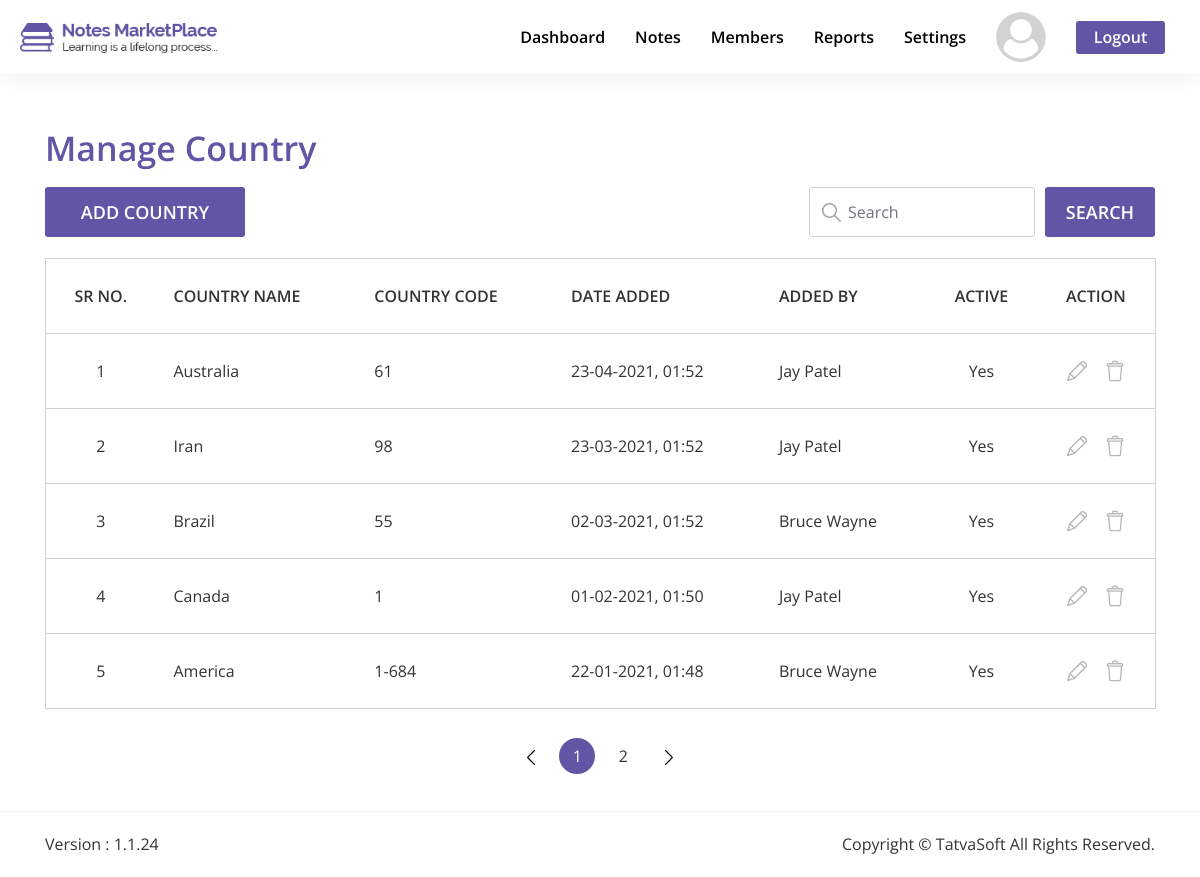
Page /Admin/html/manage-country.php (signed in) on the committed database.
### tables this page shows
CREATE TABLE `system_configuration` (
  `SysConfigID` int(11) NOT NULL,
  `Key` varchar(100) NOT NULL,
  `Value` mediumtext NOT NULL,
  `CreatedDate` datetime DEFAULT current_timestamp(),
  `CreatedBy` int(11) DEFAULT NULL,
  `ModifiedDate` datetime DEFAULT NULL ON UPDATE current_timestamp(),
  `ModifiedBy` int(11) DEFAULT NULL,
  `IsActive` bit(1) NOT NULL DEFAULT b'1'
);

CREATE TABLE `countries` (
  `CountryID` int(11) NOT NULL,
  `Name` varchar(100) NOT NULL,
  `CountryCode` varchar(100) NOT NULL,
  `CreatedDate` datetime DEFAULT current_timestamp(),
  `CreatedBy` int(11) DEFAULT NULL,
  `ModifiedDate` datetime DEFAULT NULL ON UPDATE current_timestamp(),
  `ModifiedBy` int(11) DEFAULT NULL,
  `IsActive` bit(1) NOT NULL DEFAULT b'1'
);

CREATE TABLE `users` (
  `UserID` int(11) NOT NULL,
  `RoleID` int(11) NOT NULL DEFAULT 3,
  `FirstName` varchar(50) NOT NULL,
  `LastName` varchar(50) NOT NULL,
  `EmailID` varchar(100) NOT NULL,
  `Password` varchar(24) NOT NULL,
  `IsEmailVerified` bit(1) NOT NULL DEFAULT b'0',
  `CreatedDate` datetime DEFAULT current_timestamp(),
  `CreatedBy` int(11) DEFAULT NULL,
  `ModifiedDate` datetime DEFAULT NULL ON UPDATE current_timestamp(),
  `ModifiedBy` int(11) DEFAULT NULL,
  `IsActive` bit(1) NOT NULL DEFAULT b'1'
);

### Admin/includes/user-dp.php (called while the page is built, shortened)
<?php
if (isset($_SESSION['UserLoggedIn'])) {
    $UserID = $_SESSION['UserID'];
    $profile_query = "SELECT * FROM users u JOIN user_profile up ON u.UserID = up.UserID WHERE u.UserID = {$UserID} ";
    $profile_query_result = mysqli_query($connection, $profile_query);
    $get_default_dp = mysqli_query($connection, "SELECT * FROM system_configuration c WHERE c.Key = 'DefaultMemberDisplayPicture' ");
    $get_default_dp_path = mysqli_fetch_assoc($get_default_dp)['Value'];
    if (mysqli_num_rows($profile_query_result) != 0) {
        $getUserDP = "SELECT ProfilePicture FROM user_profile WHERE UserID = {$UserID} ";
        $getUserDP_query = mysqli_query($connection, $getUserDP);
        confirmQuery($getUserDP_query);
        $getUserDP_row = mysqli_fetch_assoc($getUserDP_query);
        $DP_name = $getUserDP_row['ProfilePicture'];
        if ($DP_name != null) {
            $user_dp_path = $DP_name;
        } else {
            $user_dp_path = $get_default_dp_path;
        }
    } else {
        $user_dp_path = $get_default_dp_path;
    }
}

### Admin/html/manage-country.php (the view, shortened to what this page needs)
<?php include "../includes/head.php"; ?>
<body>
    <section id="manage-country" class="admin-manage-page">
        <div class="only-white-nav extra-style-nav only-white-nav-with-mb">
            <header class="site-header">
                <div class="header-wrapper">
                    <div class="logo-wrapper">
                        <a href="dashboard.php" title="Site Logo">
                            <img src="../images/logo/dark-logo.png" alt="Logo">
                        </a>
                    </div>
                    <div class="navigation-wrapper">
                        <nav class="main-nav">
                            <ul class="menu-navigation">
                                <li>
                                    <a class="hover-bottom-border" href="dashboard.php">Dashboard</a>
                                </li>
                                <li>
                                    <div class="dropdown notes-btn-dropdown">
                                        <a class="hover-bottom-border" role="button" id="notes-dropdown-lable" data-toggle="dropdown" aria-haspopup="true" aria-expanded="false">Notes</a>
                                    </div>
                                </li>
                                <li>
                                    <a class="hover-bottom-border" href="members.php">Members</a>
                                </li>
                                <li>
                                    <div class="dropdown reports-btn-dropdown">
                                        <a class="hover-bottom-border" role="button" id="reports-dropdown-lable" data-toggle="dropdown" aria-haspopup="true" aria-expanded="false">Reports</a>
                                    </div>
                                </li>
                                <li>
                                    <div class="dropdown settings-btn-dropdown">
                                        <a class="hover-bottom-border" role="button" id="settings-dropdown-lable" data-toggle="dropdown" aria-haspopup="true" aria-expanded="false">Settings</a>
                                    </div>                                </li>
                                <li class="logged-in-user-photo-li">
                                    <div class="dropdown user-picture-dropdown">
                                        <a href="#" role="button" id="dropdownMenuLink" data-toggle="dropdown" aria-haspopup="true" aria-expanded="false">
                                            <div class="logged-in-user-photo">
                                                <img src="<?php echo $user_dp_path; ?>" alt="User Photo" class="rounded-circle">
                                            </div>
                                        </a>
                                    </div>
                                </li>
                                <li>
                                    <a class="btn btn-general btn-purple logout-link" href="javascript:void(0)">Logout</a>
                                </li>
                            </ul>
                        </nav>
                    </div>
                </div>
            </header>
        </div>
        <div class="content-box-lg">
            <div class="container">
                <div class="row no-gutters">
                    <div class="col-lg-12 col-md-12 col-sm-12 col-12 text-left box-heading-wrapper">
                        <p class="box-heading">Manage Country</p>
                    </div>
                    <div class="col-lg-5 col-md-5 col-sm-5 col-12">
                        <button onclick="window.location.href='add-country.php'" class="btn btn-general btn-purple add-country-btn">Add Country</button>
                    </div>
                    <div class="col-lg-7 col-md-7 col-sm-7 col-12">
                        <div class="row no-gutters general-search-bar-btn-wrapper">
                            <div class="form-group has-search-bar">
                                <span class="search-symbol"><img src="../images/Dashboard/search-icon.png" alt=""></span>
                                <input id="manage-country-search-bar" type="text" class="form-control input-box-style search-notes-bar" placeholder="Search">
                            </div>
                            <button id="manage-country-search-btn" class="btn btn-general btn-purple general-search-bar-btn">Search</button>
                        </div>
                    </div>
                </div>
            </div>
            <div class="container">
                <div class="manage-country-table general-table-responsive">
                    <div class="table-responsive-xl">
                        <table class="table table-bordered" id="manage-country-table">
                            <thead>
                                <tr>
                                    <th scope="col" class="text-center" data-orderable="false">sr no.</th>
                                    <th scope="col">Country Name</th>
                                    <th scope="col">Country Code</th>
                                    <th scope="col">Date Added</th>
                                    <th scope="col">Added By</th>
                                    <th scope="col" class="text-center">Active</th>
                                    <th scope="col" class="text-center" data-orderable="false">Action</th>
                                </tr>
                            </thead>
                            <tbody>
                            <?php
                                $countries = mysqli_query($connection, "SELECT * FROM countries ");
                                while ($row = mysqli_fetch_assoc($countries)) {
                                    $country_id = $row['CountryID'];
                                    $country_name = $row['Name'];
                                    $country_code = $row['CountryCode'];
                                    $country_created_date = date("d-m-Y, h:i", strtotime($row['CreatedDate']));
                                    $country_created_date_str = strtotime($country_created_date);
                                    $country_created_by_id = $row['CreatedBy'];
                                    $country_created_by_row = mysqli_fetch_assoc(mysqli_query($connection, "SELECT * FROM users WHERE UserID = {$country_created_by_id} "));
                                    $country_created_by_fullname = $country_created_by_row['FirstName'] . " " . $country_created_by_row['LastName'];
                                    $country_IsActive = $row['IsActive'];
                                    if ($country_IsActive == 1) {
                                        $country_is_active = 'Yes';
                                    } else {
                                        $country_is_active = 'No';
                                    }
                                ?>
                                    <tr>
                                        <td class="text-center"></td>
                                        <td><?php echo $country_name; ?></td>
                                        <td><?php echo $country_code; ?></td>
                                        <td data-sort="<?php echo $country_created_date_str; ?>"><?php echo $country_created_date; ?></td>
                                        <td><?php echo $country_created_by_fullname; ?></td>
                                        <td class="text-center"><?php echo $country_is_active; ?></td>
                                        <td class="text-center">
                                            <a href="add-country.php?country_id=<?php echo $country_id; ?>">
                                                <img class="edit-img-in-table" src="../images/Dashboard/edit.png" alt="edit">
                                            </a>
                                            <a class="deactivate-country-link" rel="manage-country.php?country_id=<?php echo $country_id; ?>" href="#" data-toggle="modal" data-target="#deactivateCountryModal">
                                                <img class="delete-img-in-table" src="../images/Dashboard/delete.png" alt="edit">
                                            </a>
                                        </td>
                                    </tr>
                                <?php } ?>
                            </tbody>
                          </table>
                    </div>
                </div>
            </div>
        </div>
        <?php include "../includes/footer.php"; ?>
    </section>
</body>
</html>

### Admin/css/responsive.css (style rules this page uses)
@media (max-width: 1300px) { .only-white-nav.extra-style-nav.only-white-nav-with-mb { margin-bottom: 74px; } }
@media (max-width: 1300px) { .only-white-nav.extra-style-nav .site-header .header-wrapper { padding: 0px 20px; } }
@media (max-width: 1300px) { .only-white-nav.extra-style-nav .site-header .header-wrapper .navigation-wrapper .main-nav .menu-navigation>li { margin: 0px 15px; } }
@media (max-width: 1300px) { .only-white-nav.extra-style-nav .site-header { max-height: 74px; } }
@media (max-width: 1300px) { .only-white-nav.extra-style-nav .site-header .header-wrapper { height: 74px; margin: auto; } }
@media (max-width: 1300px) { .only-white-nav.extra-style-nav .site-header .header-wrapper .logo-wrapper { height: 74px; } }
@media (max-width: 1300px) { .only-white-nav.extra-style-nav .site-header .header-wrapper .logo-wrapper a img { height: 40px; } }

### rows in the picture
system_configuration: Value (placeholder picture)
countries: Name "America", CountryCode "1-684", CreatedDate "22-01-2021, 01:48", users.FirstName+LastName "Bruce Wayne", IsActive "Yes"
countries: Name "Canada", CountryCode "1", CreatedDate "01-02-2021, 01:50", users.FirstName+LastName "Jay Patel", IsActive "Yes"
countries: Name "Australia", CountryCode "61", CreatedDate "23-04-2021, 01:52", users.FirstName+LastName "Jay Patel", IsActive "Yes"
countries: Name "Brazil", CountryCode "55", CreatedDate "02-03-2021, 01:52", users.FirstName+LastName "Bruce Wayne", IsActive "Yes"
countries: Name "Iran", CountryCode "98", CreatedDate "23-03-2021, 01:52", users.FirstName+LastName "Jay Patel", IsActive "Yes"
